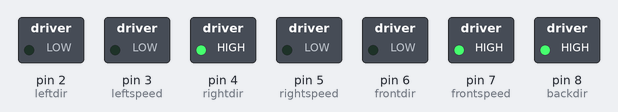
Bench run of a sketch on a simulated Arduino Uno, built with avr-gcc and run on an emulated ATmega328P. Parts: switched loads named in the sketch (green lamp = pin HIGH). Pins used as bus, display or sensor lines are not drawn; what the sketch prints to the serial monitor is not drawn.

Above: at 0.1 s.
Timing chart, 0 to 1.6 s (numbered marks = the images above):
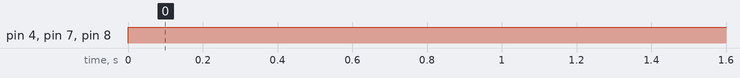

Measured:
- by itself, pin 4 (rightdir), pin 7 (frontspeed), pin 8 (backdir): LOW → HIGH at 0.00 s

The sketch:

holonomic.ino
```cpp
int ACW=LOW; //anticlockwise
int CW=HIGH; //clockwise

// setting constant speed for the bot
int robspeed=255;

//pin Numbers
int leftdir=2;
int leftspeed=3;
int rightdir=4;
int rightspeed=5;
int frontdir=6;
int frontspeed=7;
int backdir=8;
int backspeed=9;

//horizontal and verticle speeds
int speedverticle;
int speedhorizontal;

//degree input by user
int degree; //at what degree the bot has to move

void setup() {
 pinMode(leftdir, OUTPUT);
 pinMode(leftspeed, OUTPUT);
 pinMode(rightdir, OUTPUT);
 pinMode(rightspeed, OUTPUT);
 pinMode(frontdir, OUTPUT);
 pinMode(frontspeed, OUTPUT);
 pinMode(backdir, OUTPUT);
 pinMode(backspeed, OUTPUT);
 Serial.begin(9600);
}

void loop() {
  Serial.println("Enter a number between 0-360");
  if(Serial.available())
  {
    int degree=Serial.parseInt();
  }
  if(degree<0||degree>360)
  {
    Serial.println("Enter correct input");
    return;
  }
 digitalWrite(leftdir,ACW);
 digitalWrite(rightdir, CW);
 digitalWrite(frontdir, ACW);
 digitalWrite(backdir, CW);
 int speedverticle=sin(degree)*robspeed;
 int speedhorizontal=cos(degree)*robspeed;


 //if cos/sin value turns out to be negative, changing the direction of wheels and making speed value positive
 if(speedverticle<0)
 {
  speedverticle*=-1;
  digitalWrite(leftdir, CW);
  digitalWrite(rightdir, ACW);
 }
  if(speedhorizontal<0)
 {
  speedhorizontal*=-1;
  digitalWrite(frontdir, CW);
  digitalWrite(backdir, ACW);
 }

 //giving speed input to the wheels
 analogWrite(frontspeed, speedhorizontal);analogWrite(backspeed, speedhorizontal);
 analogWrite(leftspeed, speedverticle);analogWrite(backspeed, speedverticle);
}
```
